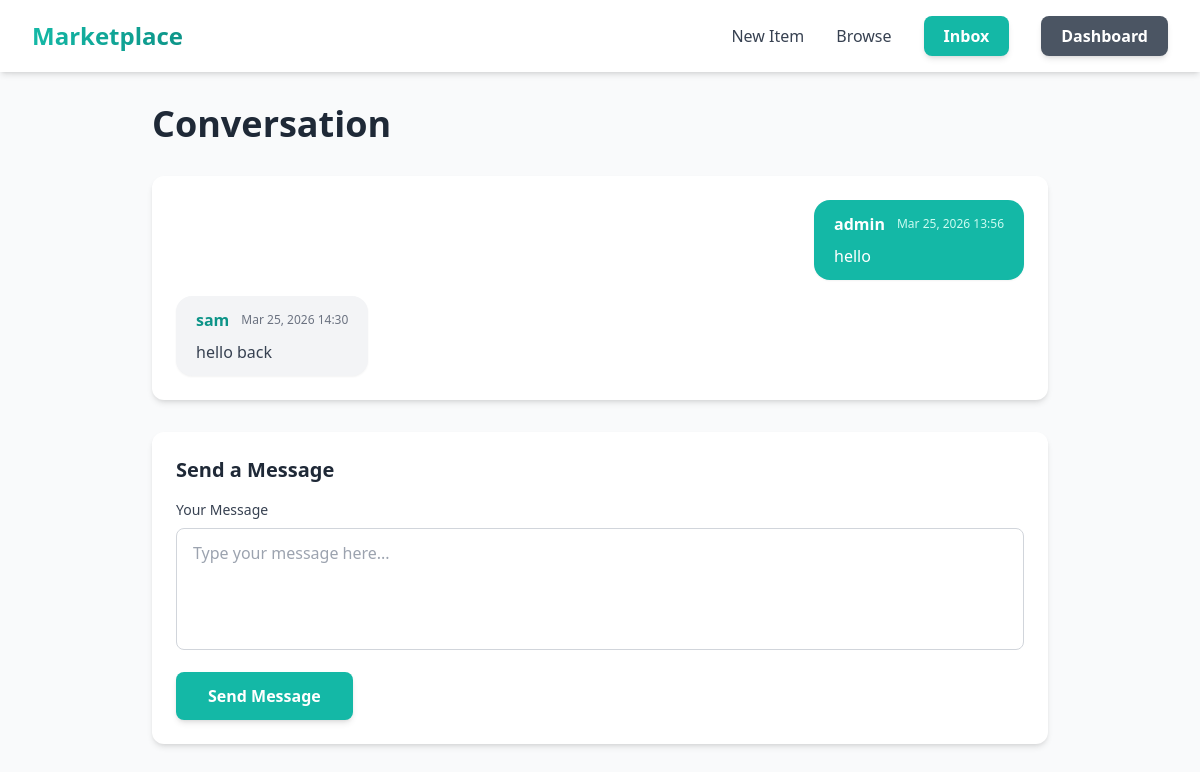
The page /inbox/1/ (signed in) on the database its author committed.
### conversation/models.py (models this page shows)
class ConversationMessage(models.Model):
    conversation = models.ForeignKey(Conversation, related_name='messages', on_delete=models.CASCADE)
    content = models.TextField()
    created_at = models.DateTimeField(auto_now_add=True)
    created_by = models.ForeignKey(User, related_name='messages', on_delete=models.CASCADE)

### conversation/views.py (the view)
# urls.py: path('<int:pk>/', views.conversation_detail, name='detail'),
@login_required
def conversation_detail(request, pk):
    conversation = Conversation.objects.filter(members__in=[request.user.id]).get(pk=pk)
    if request.method == 'POST':
        form = ConversationMessageForm(request.POST)
        if form.is_valid():
            conversation_message = form.save(commit=False)
            conversation_message.conversation = conversation
            conversation_message.created_by = request.user
            conversation_message.save()
            conversation.save()
            return redirect('conversation:detail', pk=pk)
    else:
        form = ConversationMessageForm()
    return render(request, 'conversation/detail.html', {
        'conversation': conversation,
        'form': form
    })

### conversation/forms.py
class ConversationMessageForm(forms.ModelForm):
    class Meta:
        model = ConversationMessage
        fields = ['content']
        widgets = {
            'content': forms.Textarea(attrs={'rows': 3, 'placeholder': 'Type your message here...'}),
        }

### conversation/templates/conversation/detail.html (shortened to what this page needs)
{% extends 'core/base.html' %}
{% block content %}
<div class="max-w-4xl mx-auto">
    <h1 class="mb-8 text-4xl font-bold text-gray-800">Conversation</h1>
    <div class="bg-white rounded-xl shadow-md overflow-hidden mb-8">
        <div class="p-6 space-y-4 max-h-[500px] overflow-y-auto">
            {% for message in conversation.messages.all %}
                <div class="flex {% if message.created_by == request.user %}justify-end{% else %}justify-start{% endif %}">
                    <div class="max-w-[70%] {% if message.created_by == request.user %}bg-teal-500 text-white{% else %}bg-gray-100 text-gray-800{% endif %} rounded-2xl px-5 py-3 shadow-sm">
                        <div class="flex items-center justify-between mb-2">
                            <strong class="{% if message.created_by == request.user %}text-white{% else %}text-teal-600{% endif %}">
                                {{ message.created_by.username }}
                            </strong>
                            <span class="text-xs {% if message.created_by == request.user %}text-teal-100{% else %}text-gray-500{% endif %} ml-3">
                                {{ message.created_at|date:"M d, Y H:i" }}
                            </span>
                        </div>
                        <p class="{% if message.created_by == request.user %}text-white{% else %}text-gray-700{% endif %}">
                            {{ message.content }}
                        </p>
                    </div>
                </div>
            {% empty %}
                <div class="text-center py-12">
                    <p class="text-gray-500 text-lg">No messages yet. Start the conversation!</p>
                </div>
            {% endfor %}
        </div>
    </div>
    <div class="bg-white rounded-xl shadow-md p-6">
        <h2 class="text-xl font-semibold text-gray-800 mb-4">Send a Message</h2>
        <form method="post" action="." class="space-y-4">
            <div>
                <label for="id_content" class="block text-sm font-medium text-gray-700 mb-2">Your Message</label>
                <textarea name="content" id="id_content" rows="4"
                    class="w-full px-4 py-3 border border-gray-300 rounded-lg focus:ring-2 focus:ring-teal-500 focus:border-transparent resize-none"
                    placeholder="Type your message here..."></textarea>
            </div>
            <button type="submit"
                class="w-full md:w-auto px-8 py-3 bg-teal-500 hover:bg-teal-600 text-white font-semibold rounded-lg transition duration-200 ease-in-out transform hover:scale-105 shadow-md">
                Send Message
            </button>
        </form>
    </div>
</div>
{% endblock %}

### rows shown on the page
ConversationMessage: created_by.username "admin", created_at "Mar 25, 2026 13:56", content "hello"
ConversationMessage: created_by.username "sam", created_at "Mar 25, 2026 14:30", content "hello back"
